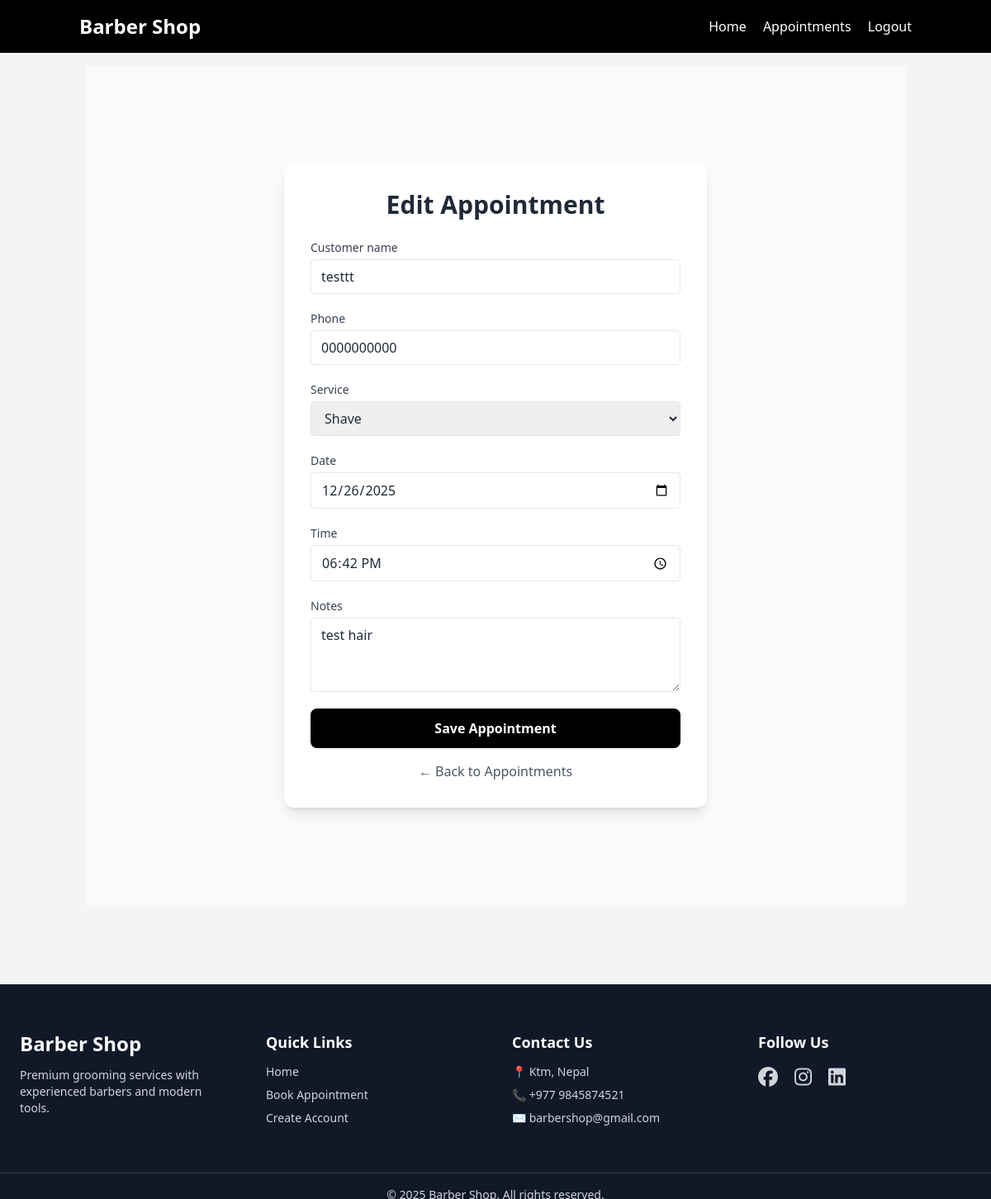
Screenshot of /appointments/2/update/ (signed in) with the database file from the repository.
### appointments/models.py (models this page shows, shortened)
class Appointment(models.Model):
    SERVICE_CHOICES = [
        ('Haircut', 'Haircut'),
        ('Shave', 'Shave'),
        ('Haircut + Shave', 'Haircut + Shave'),
    ]
    user = models.ForeignKey(User, on_delete=models.CASCADE)
    customer_name = models.CharField(max_length=100)
    phone = models.CharField(max_length=15, default="0000000000")
    service = models.CharField(max_length=50, choices=SERVICE_CHOICES)
    date = models.DateField()
    time = models.TimeField()
    notes = models.TextField(blank=True, null=True)
    created_at = models.DateTimeField(auto_now_add=True)

### appointments/views.py (the view)
# urls.py: path('appointments/<int:pk>/update/', views.appointment_update, name='appointment_update'),
@login_required
def appointment_update(request, pk):
    appointment = Appointment.objects.get(id=pk, user=request.user)
    if request.method == 'POST':
        form = AppointmentForm(request.POST, instance=appointment)
        if form.is_valid():
            form.save()
            messages.success(request, "Appointment updated successfully!")
            return redirect('appointment_list')
    else:
        form = AppointmentForm(instance=appointment)
    return render(request, 'appointments/appointment_form.html', {'form': form})

### templates/appointments/appointment_form.html (shortened to what this page needs)
{% extends 'base.html' %}
{% block content %}
<div class="min-h-[70vh] flex items-center justify-center bg-gray-50 py-10">
    <div class="w-full max-w-lg bg-white p-8 rounded-xl shadow-lg">
        <h2 class="text-3xl font-bold text-center mb-6 text-gray-800">
            {% if form.instance.pk %}Edit Appointment{% else %}Book Appointment{% endif %}
        </h2>
        <form method="POST" class="space-y-5">
            {% for field in form %}
            <div class="flex flex-col">
                <label class="text-sm font-medium mb-1 text-gray-700">{{ field.label }}</label>
                {{ field }}
            </div>
            {% endfor %}
            <button type="submit"
                class="w-full bg-black text-white py-3 rounded-lg font-semibold hover:bg-gray-800 transition-colors">
                Save Appointment
            </button>
        </form>
        <div class="text-center mt-4">
            <a href="{% url 'appointment_list' %}" class="text-gray-600 hover:underline">
                ← Back to Appointments
            </a>
        </div>
    </div>
</div>
{% endblock %}

### static/css/style.css (style rules this page uses)
div { cursor:crosshair; }

### rows the page displays
Appointment: form "testtt" "0000000000" "Shave" "12/26/2025" "18:42:00" "test hair"

### other values shown
{{ field.label }} "Customer name" "Phone" "Service" "Date" "Time" "Notes"
